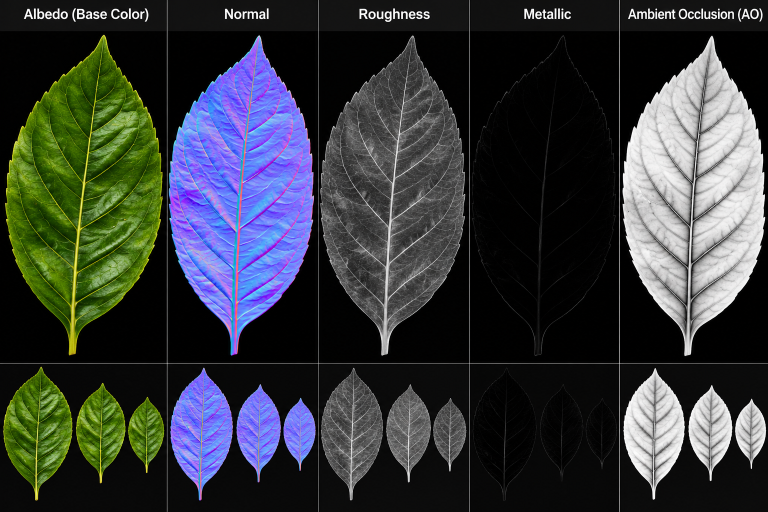
#> input picture .hoplite/attachments/art_upload_e4e525c2b1c1469fb556159d56ab92d9/Leaf Texture Map Showcase.png, 1536 x 1024 px (shown at 1/2 size)
$ python prepare_leaf_textures.py
#> lines starting #> are read from the running program, lines starting #| are printed output that depends on the picture; after the words box and inside, x2 and y2 are one past the last pixel; in counts of white or black regions, pixels touching at a corner belong together
#!/usr/bin/env python3
"""Extract the atlas's top-row leaf maps into aligned, transparent textures."""

from __future__ import annotations

import argparse
from collections import deque
from pathlib import Path

from PIL import Image, ImageFilter


SIZE = (256, 512)
ATLAS_TOP = 64
ATLAS_BOTTOM = 727
MAPS = {
    "base-color": (0, 334, (0, 0, 0)),
    "normal": (335, 636, (128, 128, 255)),
    "roughness": (637, 938, (255, 255, 255)),
    "ao": (1239, 1536, (255, 255, 255)),
}


def largest_component(image: Image.Image, threshold: int) -> tuple[Image.Image, tuple[int, int, int, int]]:
    """Return the largest 8-connected bright component and its bounding box."""
    rgb = image.convert("RGB")
    width, height = rgb.size
    pixels = rgb.tobytes()
    foreground = bytearray(
        1 if max(pixels[index : index + 3]) > threshold else 0
        for index in range(0, len(pixels), 3)
    )
    visited = bytearray(width * height)
    largest: list[int] = []

    for start, active in enumerate(foreground):
        if not active or visited[start]:
            continue
        visited[start] = 1
        queue = deque([start])
        component = []
        while queue:
            index = queue.popleft()
            component.append(index)
            x, y = index % width, index // width
            for ny in range(max(0, y - 1), min(height, y + 2)):
                row = ny * width
                for nx in range(max(0, x - 1), min(width, x + 2)):
                    neighbor = row + nx
                    if foreground[neighbor] and not visited[neighbor]:
                        visited[neighbor] = 1
                        queue.append(neighbor)
        if len(component) > len(largest):
            largest = component

    if not largest:
        raise ValueError("No leaf foreground found; lower the threshold or check the atlas.")

    xs = [index % width for index in largest]
    ys = [index // width for index in largest]
    bounds = (min(xs), min(ys), max(xs) + 1, max(ys) + 1)
    mask = Image.new("L", (width, height), 0)
    mask_data = bytearray(width * height)
    for index in largest:
        mask_data[index] = 255
    mask.frombytes(bytes(mask_data))
    return mask, bounds


def main() -> None:
    repo = Path(__file__).resolve().parents[1]
    parser = argparse.ArgumentParser(description=__doc__)
    parser.add_argument(
        "source",
        nargs="?",
        type=Path,
        default=repo / ".hoplite/attachments/art_upload_e4e525c2b1c1469fb556159d56ab92d9/Leaf Texture Map Showcase.png",
        help="source atlas (defaults to the supplied leaf showcase attachment)",
    )
    parser.add_argument("--output-dir", type=Path, default=repo / "assets/leaf")
    args = parser.parse_args()

    with Image.open(args.source) as atlas:
#> atlas is the input picture: PIL image 1536x1024 RGB; mean R, G, B 53, 57, 59
        atlas = atlas.convert("RGB")
    if atlas.size != (1536, 1024):
        raise ValueError(f"Expected a 1536x1024 atlas, got {atlas.width}x{atlas.height}.")

    args.output_dir.mkdir(parents=True, exist_ok=True)
    cropped: dict[str, Image.Image] = {}
    bounds: dict[str, tuple[int, int, int, int]] = {}
    for name, (left, right, _) in MAPS.items():
        section = atlas.crop((left, ATLAS_TOP, right, ATLAS_BOTTOM))
        _, box = largest_component(section, threshold=12)
        cropped[name] = section.crop(box)
        bounds[name] = box
#> this loop made 4 passes
#> box on passes 1 to 4: (10, 5, 326, 647), (2, 6, 294, 648), (3, 7, 294, 648), (6, 7, 292, 649)
#> pass 1, in main, `section = atlas.crop((left, ATLAS_TOP, right, ATLAS_BOTTOM))`:
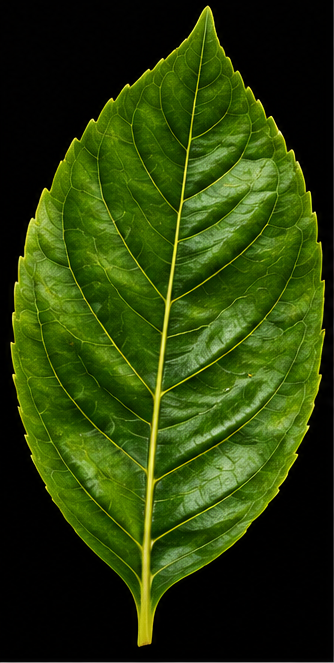
#> section: PIL image 334x663 RGB; mean R, G, B 42.8, 63.2, 9.6
#> pass 2, in main, `section = atlas.crop((left, ATLAS_TOP, right, ATLAS_BOTTOM))`:
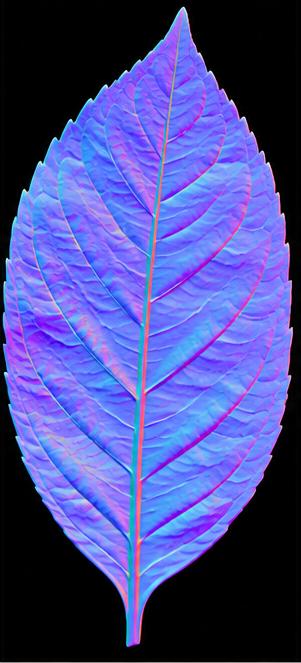
#> section: PIL image 301x663 RGB; mean R, G, B 72.5, 74.6, 148.6
#> after the loop:
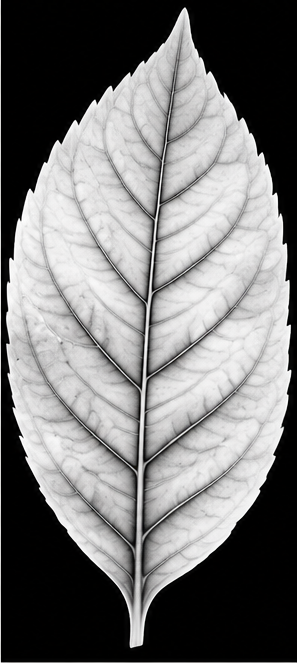
#> section: PIL image 297x663 RGB; mean R, G, B 120.1, 119.8, 119.8
#> after the loop, bounds = {'base-color': (10, 5, 326, 647), 'normal': (2, 6, 294, 648), 'roughness': (3, 7, 294, 648), 'ao': (6, 7, 292, 649)}; cropped = 4 items

    base = cropped["base-color"].convert("RGB")
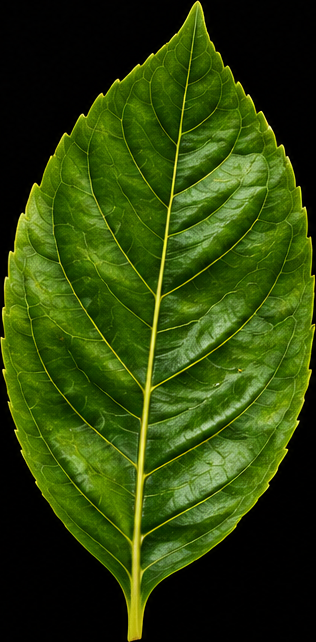
#> base: PIL image 316x642 RGB; mean R, G, B 46.3, 68.6, 10.1
    component, _ = largest_component(base, threshold=12)
#> in largest_component (call 5), `xs = [index % width for index in largest]`: xs = 128821 items
#> in largest_component (call 5), `bounds = (min(xs), min(ys), max(xs) + 1, max(ys) + 1)`: bounds = (0, 0, 316, 642)
#> in largest_component (call 5), `mask = Image.new("L", (width, height), 0)`: mask: PIL image 316x642 L; every value is 0
#> the loop in largest_component (call 5), `for index in largest:` made 128821 passes
#> index on passes 1 to 3: 197, 198, 512
#> in largest_component (call 5), `mask.frombytes(bytes(mask_data))`:
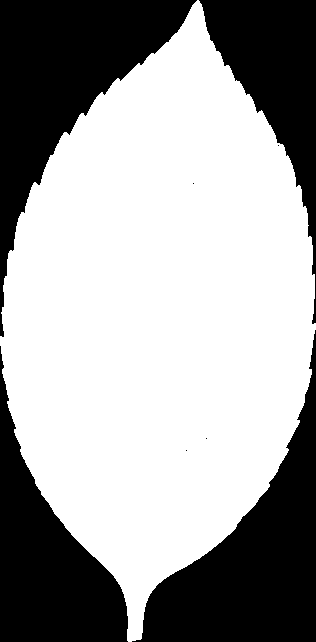
#> mask: PIL image 316x642 L; 63.5% white; 8 black regions (4 under 20 px), largest, box (x1, y1, x2, y2) and area: (0, 0, 197, 337) 22332, (132, 330, 316, 642) 21684, (0, 346, 128, 642) 16547, (199, 0, 316, 324) 13484
    alpha = component.filter(ImageFilter.GaussianBlur(radius=0.65)).resize(
        SIZE, Image.Resampling.LANCZOS
    )

    for name, (_, _, neutral) in MAPS.items():
        color = cropped[name].resize(SIZE, Image.Resampling.LANCZOS).convert("RGB")
        color.putalpha(alpha.copy())
        pixels = color.load()
        alpha_pixels = alpha.load()
        for y in range(SIZE[1]):
            for x in range(SIZE[0]):
                if alpha_pixels[x, y] == 0:
                    pixels[x, y] = (*neutral, 0)
        output = args.output_dir / f"{name}.png"
        color.save(output, optimize=True)
        print(f"{output}: RGBA {SIZE[0]}x{SIZE[1]}, source bounds {bounds[name]}")
#> this loop made 4 passes
#| assets/leaf/base-color.png: RGBA 256x512, source bounds (10, 5, 326, 647)
#| assets/leaf/normal.png: RGBA 256x512, source bounds (2, 6, 294, 648)
#| assets/leaf/roughness.png: RGBA 256x512, source bounds (3, 7, 294, 648)
#| assets/leaf/ao.png: RGBA 256x512, source bounds (6, 7, 292, 649)
#> pass 1, in main, `color.save(output, optimize=True)`:
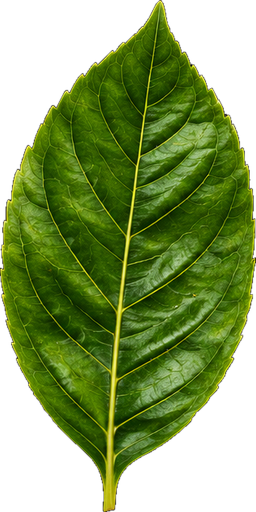
#> saved as base-color.png: PIL image 256x512 RGBA; mean R, G, B, A 46.1, 68.4, 10, 161.9; transparent parts drawn white
#> after the loop:
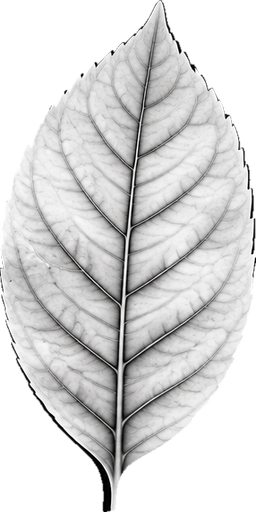
#> color: PIL image 256x512 RGBA; mean R, G, B, A 213.5, 213.2, 213.2, 161.9; transparent parts drawn white


if __name__ == "__main__":
    main()
